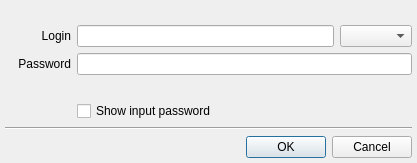
<?xml version="1.0" encoding="UTF-8"?>
<ui version="4.0">
 <class>AddLegacyAccountDialogClass</class>
 <widget class="QDialog" name="AddLegacyAccountDialogClass">
  <property name="geometry">
   <rect>
    <x>0</x>
    <y>0</y>
    <width>417</width>
    <height>159</height>
   </rect>
  </property>
  <layout class="QVBoxLayout" name="verticalLayout">
   <property name="margin">
    <number>5</number>
   </property>
   <item>
    <layout class="QGridLayout" name="gridLayout">
     <item row="1" column="1">
      <widget class="QLabel" name="lblLogin">
       <property name="text">
        <string>Login</string>
       </property>
       <property name="textFormat">
        <enum>Qt::PlainText</enum>
       </property>
       <property name="alignment">
        <set>Qt::AlignRight|Qt::AlignTrailing|Qt::AlignVCenter</set>
       </property>
       <property name="buddy">
        <cstring>lneLogin</cstring>
       </property>
      </widget>
     </item>
     <item row="1" column="2">
      <layout class="QHBoxLayout" name="horizontalLayout">
       <item>
        <widget class="QLineEdit" name="lneLogin"/>
       </item>
       <item>
        <widget class="QComboBox" name="cmbDomains"/>
       </item>
      </layout>
     </item>
     <item row="2" column="1">
      <widget class="QLabel" name="lblPassword">
       <property name="text">
        <string>Password</string>
       </property>
       <property name="textFormat">
        <enum>Qt::PlainText</enum>
       </property>
       <property name="alignment">
        <set>Qt::AlignRight|Qt::AlignTrailing|Qt::AlignVCenter</set>
       </property>
       <property name="buddy">
        <cstring>lnePassword</cstring>
       </property>
      </widget>
     </item>
     <item row="2" column="2">
      <widget class="QLineEdit" name="lnePassword">
       <property name="echoMode">
        <enum>QLineEdit::Password</enum>
       </property>
      </widget>
     </item>
     <item row="3" column="2">
      <widget class="QLabel" name="lblError">
       <property name="palette">
        <palette>
         <active>
          <colorrole role="WindowText">
           <brush brushstyle="SolidPattern">
            <color alpha="255">
             <red>170</red>
             <green>0</green>
             <blue>0</blue>
            </color>
           </brush>
          </colorrole>
         </active>
         <inactive>
          <colorrole role="WindowText">
           <brush brushstyle="SolidPattern">
            <color alpha="255">
             <red>170</red>
             <green>0</green>
             <blue>0</blue>
            </color>
           </brush>
          </colorrole>
         </inactive>
         <disabled>
          <colorrole role="WindowText">
           <brush brushstyle="SolidPattern">
            <color alpha="255">
             <red>120</red>
             <green>120</green>
             <blue>120</blue>
            </color>
           </brush>
          </colorrole>
         </disabled>
        </palette>
       </property>
       <property name="textFormat">
        <enum>Qt::PlainText</enum>
       </property>
      </widget>
     </item>
     <item row="4" column="2">
      <widget class="QCheckBox" name="chbShowPassword">
       <property name="text">
        <string>Show input password</string>
       </property>
      </widget>
     </item>
     <item row="0" column="1" colspan="2">
      <widget class="QLabel" name="lblCaption">
       <property name="textFormat">
        <enum>Qt::RichText</enum>
       </property>
       <property name="wordWrap">
        <bool>true</bool>
       </property>
      </widget>
     </item>
     <item row="0" column="0">
      <widget class="QLabel" name="lblIcon"/>
     </item>
    </layout>
   </item>
   <item>
    <widget class="Line" name="line">
     <property name="orientation">
      <enum>Qt::Horizontal</enum>
     </property>
    </widget>
   </item>
   <item>
    <widget class="QDialogButtonBox" name="btbButtons">
     <property name="standardButtons">
      <set>QDialogButtonBox::Cancel|QDialogButtonBox::Ok</set>
     </property>
    </widget>
   </item>
  </layout>
 </widget>
 <layoutdefault spacing="6" margin="11"/>
 <tabstops>
  <tabstop>lneLogin</tabstop>
  <tabstop>cmbDomains</tabstop>
  <tabstop>lnePassword</tabstop>
  <tabstop>chbShowPassword</tabstop>
  <tabstop>btbButtons</tabstop>
 </tabstops>
 <resources/>
 <connections/>
</ui>
